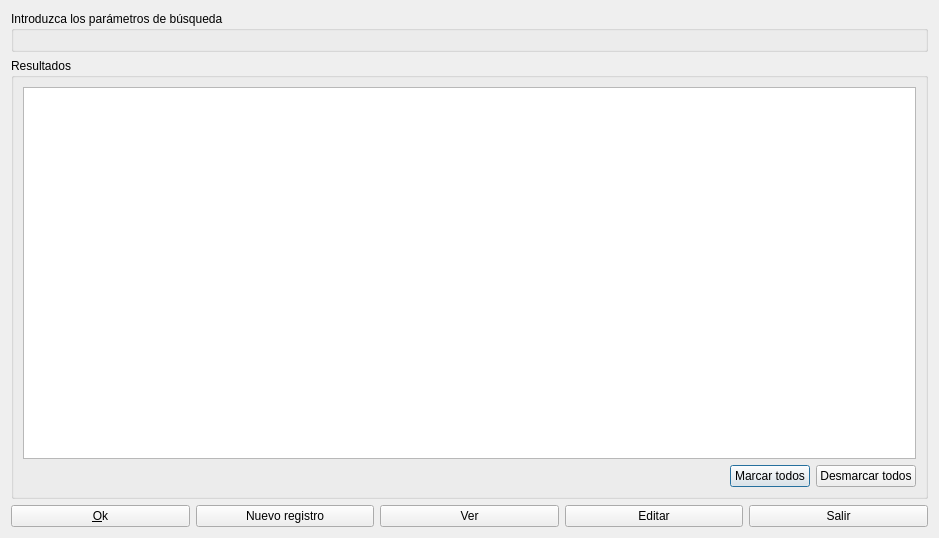
<?xml version="1.0" encoding="UTF-8"?>
<ui version="4.0">
 <class>DBSearchDlg</class>
 <widget class="QDialog" name="DBSearchDlg">
  <property name="geometry">
   <rect>
    <x>0</x>
    <y>0</y>
    <width>939</width>
    <height>538</height>
   </rect>
  </property>
  <property name="windowTitle">
   <string/>
  </property>
  <property name="windowIcon">
   <iconset resource="../resources/resources.qrc">
    <normaloff>:/aplicacion/images/alephLogoIcon.ico</normaloff>:/aplicacion/images/alephLogoIcon.ico</iconset>
  </property>
  <layout class="QVBoxLayout" name="verticalLayout_4">
   <item>
    <widget class="QGroupBox" name="gbSearchFields">
     <property name="focusPolicy">
      <enum>Qt::StrongFocus</enum>
     </property>
     <property name="title">
      <string>Introduzca los parámetros de búsqueda</string>
     </property>
     <layout class="QGridLayout" name="gridLayout">
      <item row="0" column="0">
       <layout class="QVBoxLayout" name="widgetLayout"/>
      </item>
     </layout>
    </widget>
   </item>
   <item>
    <widget class="QGroupBox" name="groupBox_2">
     <property name="title">
      <string>Resultados</string>
     </property>
     <layout class="QGridLayout" name="gridLayout_2">
      <item row="0" column="0" colspan="3">
       <widget class="QStackedWidget" name="swPages">
        <property name="currentIndex">
         <number>0</number>
        </property>
        <widget class="QWidget" name="pageTable">
         <layout class="QVBoxLayout" name="verticalLayout">
          <property name="leftMargin">
           <number>0</number>
          </property>
          <property name="topMargin">
           <number>0</number>
          </property>
          <property name="rightMargin">
           <number>0</number>
          </property>
          <property name="bottomMargin">
           <number>0</number>
          </property>
          <item>
           <widget class="DBTableView" name="tvResults">
            <property name="editTriggers">
             <set>QAbstractItemView::AnyKeyPressed|QAbstractItemView::DoubleClicked</set>
            </property>
            <property name="alternatingRowColors">
             <bool>true</bool>
            </property>
            <property name="selectionMode">
             <enum>QAbstractItemView::SingleSelection</enum>
            </property>
            <property name="selectionBehavior">
             <enum>QAbstractItemView::SelectRows</enum>
            </property>
            <property name="sortingEnabled">
             <bool>true</bool>
            </property>
           </widget>
          </item>
         </layout>
        </widget>
        <widget class="QWidget" name="pageTree">
         <layout class="QVBoxLayout" name="verticalLayout_2">
          <property name="leftMargin">
           <number>0</number>
          </property>
          <property name="topMargin">
           <number>0</number>
          </property>
          <property name="rightMargin">
           <number>0</number>
          </property>
          <property name="bottomMargin">
           <number>0</number>
          </property>
          <item>
           <widget class="DBTreeView" name="treeResults"/>
          </item>
         </layout>
        </widget>
       </widget>
      </item>
      <item row="1" column="0">
       <spacer name="horizontalSpacer">
        <property name="orientation">
         <enum>Qt::Horizontal</enum>
        </property>
        <property name="sizeHint" stdset="0">
         <size>
          <width>665</width>
          <height>20</height>
         </size>
        </property>
       </spacer>
      </item>
      <item row="1" column="1">
       <widget class="QPushButton" name="pbCheckAll">
        <property name="text">
         <string>Marcar todos</string>
        </property>
       </widget>
      </item>
      <item row="1" column="2">
       <widget class="QPushButton" name="pbUncheckAll">
        <property name="text">
         <string>Desmarcar todos</string>
        </property>
       </widget>
      </item>
     </layout>
    </widget>
   </item>
   <item>
    <layout class="QHBoxLayout">
     <item>
      <widget class="QPushButton" name="pbOk">
       <property name="toolTip">
        <string>Cierra el formulario y selecciona el registro marcado</string>
       </property>
       <property name="statusTip">
        <string>Cierra el formulario y selecciona el registro marcado</string>
       </property>
       <property name="whatsThis">
        <string>Cierra el formulario y selecciona el registro marcado</string>
       </property>
       <property name="text">
        <string>&amp;Ok</string>
       </property>
       <property name="icon">
        <iconset resource="../resources/resources.qrc">
         <normaloff>:/aplicacion/images/ok.png</normaloff>:/aplicacion/images/ok.png</iconset>
       </property>
      </widget>
     </item>
     <item>
      <widget class="QPushButton" name="pbNewRecord">
       <property name="text">
        <string>Nuevo registro</string>
       </property>
       <property name="icon">
        <iconset resource="../resources/resources.qrc">
         <normaloff>:/generales/images/edit_add.png</normaloff>:/generales/images/edit_add.png</iconset>
       </property>
      </widget>
     </item>
     <item>
      <widget class="QPushButton" name="pbView">
       <property name="text">
        <string>Ver</string>
       </property>
       <property name="icon">
        <iconset resource="../resources/resources.qrc">
         <normaloff>:/generales/images/preview.png</normaloff>:/generales/images/preview.png</iconset>
       </property>
      </widget>
     </item>
     <item>
      <widget class="QPushButton" name="pbEdit">
       <property name="toolTip">
        <string>Modificar registro seleccionado</string>
       </property>
       <property name="whatsThis">
        <string>Permite abrir el formulario de edición del registro seleccionado.</string>
       </property>
       <property name="text">
        <string>Editar</string>
       </property>
       <property name="icon">
        <iconset resource="../resources/resources.qrc">
         <normaloff>:/generales/images/edit_edit.png</normaloff>:/generales/images/edit_edit.png</iconset>
       </property>
       <property name="autoDefault">
        <bool>false</bool>
       </property>
      </widget>
     </item>
     <item>
      <widget class="QPushButton" name="pbClose">
       <property name="toolTip">
        <string>Cierra este formulario</string>
       </property>
       <property name="statusTip">
        <string>Cierra este formulario</string>
       </property>
       <property name="whatsThis">
        <string>Cierra este formulario</string>
       </property>
       <property name="text">
        <string>Salir</string>
       </property>
       <property name="icon">
        <iconset resource="../resources/resources.qrc">
         <normaloff>:/generales/images/close.png</normaloff>:/generales/images/close.png</iconset>
       </property>
       <property name="autoDefault">
        <bool>false</bool>
       </property>
      </widget>
     </item>
    </layout>
   </item>
  </layout>
 </widget>
 <customwidgets>
  <customwidget>
   <class>DBTableView</class>
   <extends>QTableView</extends>
   <header>widgets/dbtableview.h</header>
  </customwidget>
  <customwidget>
   <class>DBTreeView</class>
   <extends>QTreeView</extends>
   <header>widgets/dbtreeview.h</header>
  </customwidget>
 </customwidgets>
 <tabstops>
  <tabstop>gbSearchFields</tabstop>
  <tabstop>tvResults</tabstop>
  <tabstop>pbCheckAll</tabstop>
  <tabstop>pbUncheckAll</tabstop>
  <tabstop>pbOk</tabstop>
  <tabstop>pbNewRecord</tabstop>
  <tabstop>pbView</tabstop>
  <tabstop>pbEdit</tabstop>
  <tabstop>pbClose</tabstop>
  <tabstop>treeResults</tabstop>
 </tabstops>
 <resources>
  <include location="../resources/resources.qrc"/>
  <include location="../resources/resources.qrc"/>
  <include location="../resources/resources.qrc"/>
 </resources>
 <connections/>
</ui>
